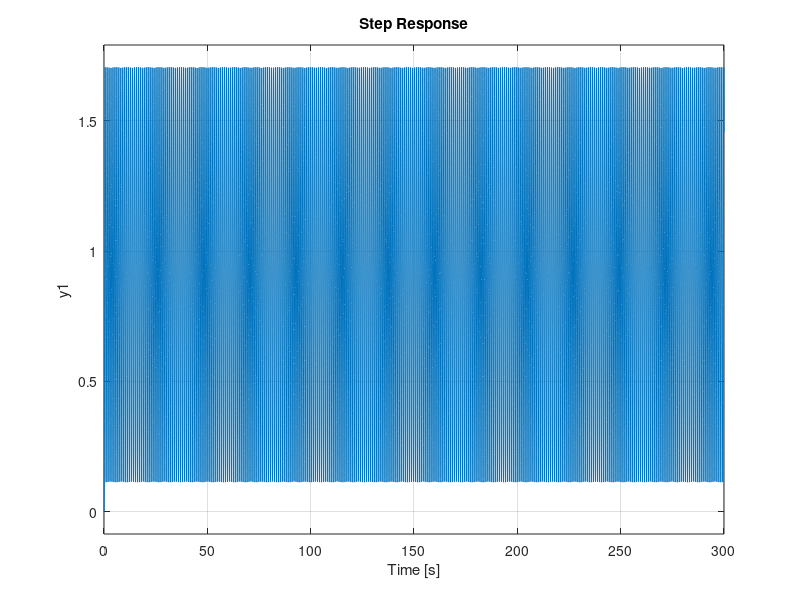

Here is the MATLAB script that generated this plot:
function main()
    
    g1 = get_tfunc(10);
    g2 = get_tfunc(600);
    
%     plt_ny(g1,1);
    
%     plt_ny(g2,2);
    
    plt_step(g1*48.000001, 3);
%     plt_gain(g1, 4);
%     plt_rlocus(g1, 5);
end

function G = get_tfunc(k)
    s = tf('s');
    G = k/(s+2)/(s+4)/(s+6);
end

function plt_gain(G,fnum)
    if nargin == 1
        fnum = 1;
    end
    
    figure(fnum);
    margin(G);
end

function plt_ny(G,fnum)
    if nargin == 1
        fnum = 1;
    end
    
    figure(fnum);
    nyquist(G, linspace(0,100,1000));
end

function plt_rlocus(G,fnum)
    if nargin == 1
        fnum = 1;
    end
    
    figure(fnum);
    rlocus(G, linspace(0,100,1000));
end

function plt_step(G,fnum)
    if nargin == 1
        fnum = 1;
    end
    
    figure(fnum);
    step(feedback(G, 1));
end